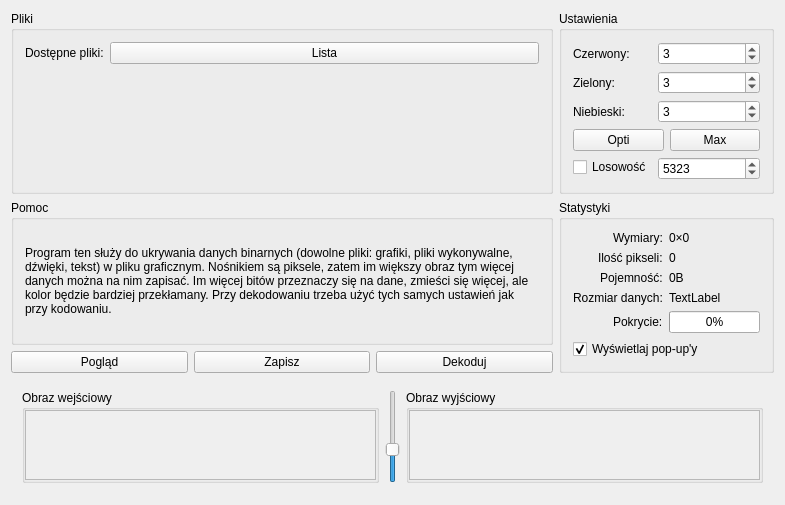
<?xml version="1.0" encoding="UTF-8"?>
<ui version="4.0">
 <class>MainWindow</class>
 <widget class="QMainWindow" name="MainWindow">
  <property name="geometry">
   <rect>
    <x>0</x>
    <y>0</y>
    <width>785</width>
    <height>479</height>
   </rect>
  </property>
  <property name="windowTitle">
   <string>Steganograf</string>
  </property>
  <widget class="QWidget" name="centralWidget">
   <layout class="QGridLayout" name="gridLayout_2">
    <item row="0" column="0">
     <widget class="QGroupBox" name="files_lay">
      <property name="sizePolicy">
       <sizepolicy hsizetype="Expanding" vsizetype="Preferred">
        <horstretch>0</horstretch>
        <verstretch>0</verstretch>
       </sizepolicy>
      </property>
      <property name="title">
       <string>Pliki</string>
      </property>
      <layout class="QFormLayout" name="formLayout_4">
       <property name="fieldGrowthPolicy">
        <enum>QFormLayout::AllNonFixedFieldsGrow</enum>
       </property>
       <property name="labelAlignment">
        <set>Qt::AlignRight|Qt::AlignTrailing|Qt::AlignVCenter</set>
       </property>
       <item row="0" column="0">
        <widget class="QLabel" name="label_9">
         <property name="text">
          <string>Dostępne pliki:</string>
         </property>
        </widget>
       </item>
       <item row="0" column="1">
        <widget class="QPushButton" name="filelist">
         <property name="text">
          <string>Lista</string>
         </property>
        </widget>
       </item>
      </layout>
     </widget>
    </item>
    <item row="0" column="1">
     <widget class="QGroupBox" name="settings">
      <property name="sizePolicy">
       <sizepolicy hsizetype="Minimum" vsizetype="Maximum">
        <horstretch>0</horstretch>
        <verstretch>0</verstretch>
       </sizepolicy>
      </property>
      <property name="title">
       <string>Ustawienia</string>
      </property>
      <layout class="QFormLayout" name="formLayout">
       <property name="fieldGrowthPolicy">
        <enum>QFormLayout::AllNonFixedFieldsGrow</enum>
       </property>
       <item row="0" column="0">
        <widget class="QLabel" name="label">
         <property name="text">
          <string>Czerwony:</string>
         </property>
        </widget>
       </item>
       <item row="0" column="1">
        <widget class="QSpinBox" name="r">
         <property name="maximum">
          <number>8</number>
         </property>
         <property name="value">
          <number>3</number>
         </property>
        </widget>
       </item>
       <item row="1" column="0">
        <widget class="QLabel" name="label_2">
         <property name="text">
          <string>Zielony:</string>
         </property>
        </widget>
       </item>
       <item row="1" column="1">
        <widget class="QSpinBox" name="g">
         <property name="maximum">
          <number>8</number>
         </property>
         <property name="value">
          <number>3</number>
         </property>
        </widget>
       </item>
       <item row="2" column="0">
        <widget class="QLabel" name="label_3">
         <property name="text">
          <string>Niebieski:</string>
         </property>
        </widget>
       </item>
       <item row="2" column="1">
        <widget class="QSpinBox" name="b">
         <property name="maximum">
          <number>8</number>
         </property>
         <property name="value">
          <number>3</number>
         </property>
        </widget>
       </item>
       <item row="3" column="0" colspan="2">
        <layout class="QHBoxLayout" name="horizontalLayout">
         <item>
          <widget class="QPushButton" name="opti">
           <property name="text">
            <string>Opti</string>
           </property>
          </widget>
         </item>
         <item>
          <widget class="QPushButton" name="max">
           <property name="text">
            <string>Max</string>
           </property>
          </widget>
         </item>
        </layout>
       </item>
       <item row="4" column="0">
        <widget class="QCheckBox" name="rand_is">
         <property name="text">
          <string>Losowość</string>
         </property>
        </widget>
       </item>
       <item row="4" column="1">
        <widget class="QSpinBox" name="rand_seed">
         <property name="maximum">
          <number>1000000</number>
         </property>
         <property name="value">
          <number>5323</number>
         </property>
        </widget>
       </item>
      </layout>
     </widget>
    </item>
    <item row="1" column="0">
     <widget class="QGroupBox" name="help">
      <property name="enabled">
       <bool>true</bool>
      </property>
      <property name="sizePolicy">
       <sizepolicy hsizetype="Preferred" vsizetype="Preferred">
        <horstretch>0</horstretch>
        <verstretch>0</verstretch>
       </sizepolicy>
      </property>
      <property name="title">
       <string>Pomoc</string>
      </property>
      <layout class="QGridLayout" name="gridLayout">
       <item row="0" column="0">
        <widget class="QLabel" name="label_8">
         <property name="sizePolicy">
          <sizepolicy hsizetype="Preferred" vsizetype="Preferred">
           <horstretch>0</horstretch>
           <verstretch>0</verstretch>
          </sizepolicy>
         </property>
         <property name="text">
          <string>&lt;html&gt;&lt;head/&gt;&lt;body&gt;&lt;p&gt;Program ten służy do ukrywania danych binarnych (dowolne pliki: grafiki, pliki wykonywalne, dźwięki, tekst) w pliku graficznym. Nośnikiem są piksele, zatem im większy obraz tym więcej danych można na nim zapisać. Im więcej bitów przeznaczy się na dane, zmieści się więcej, ale kolor będzie bardziej przekłamany. Przy dekodowaniu trzeba użyć tych samych ustawień jak przy kodowaniu.&lt;/p&gt;&lt;/body&gt;&lt;/html&gt;</string>
         </property>
         <property name="wordWrap">
          <bool>true</bool>
         </property>
        </widget>
       </item>
      </layout>
     </widget>
    </item>
    <item row="1" column="1" rowspan="2">
     <widget class="QGroupBox" name="stats">
      <property name="sizePolicy">
       <sizepolicy hsizetype="Maximum" vsizetype="Minimum">
        <horstretch>0</horstretch>
        <verstretch>0</verstretch>
       </sizepolicy>
      </property>
      <property name="title">
       <string>Statystyki</string>
      </property>
      <layout class="QFormLayout" name="formLayout_3">
       <property name="fieldGrowthPolicy">
        <enum>QFormLayout::AllNonFixedFieldsGrow</enum>
       </property>
       <property name="labelAlignment">
        <set>Qt::AlignRight|Qt::AlignTrailing|Qt::AlignVCenter</set>
       </property>
       <item row="0" column="0">
        <widget class="QLabel" name="label_4">
         <property name="text">
          <string>Wymiary:</string>
         </property>
        </widget>
       </item>
       <item row="0" column="1">
        <widget class="QLabel" name="resolution">
         <property name="text">
          <string>0×0</string>
         </property>
        </widget>
       </item>
       <item row="1" column="0">
        <widget class="QLabel" name="label_5">
         <property name="text">
          <string>Ilość pikseli:</string>
         </property>
        </widget>
       </item>
       <item row="1" column="1">
        <widget class="QLabel" name="pixels">
         <property name="text">
          <string>0</string>
         </property>
        </widget>
       </item>
       <item row="2" column="0">
        <widget class="QLabel" name="label_6">
         <property name="text">
          <string>Pojemność:</string>
         </property>
        </widget>
       </item>
       <item row="2" column="1">
        <widget class="QLabel" name="capacity">
         <property name="text">
          <string>0B</string>
         </property>
        </widget>
       </item>
       <item row="4" column="0">
        <widget class="QLabel" name="label_7">
         <property name="text">
          <string>Pokrycie:</string>
         </property>
        </widget>
       </item>
       <item row="4" column="1">
        <widget class="QProgressBar" name="fill">
         <property name="value">
          <number>0</number>
         </property>
        </widget>
       </item>
       <item row="5" column="0" colspan="2">
        <widget class="QCheckBox" name="popups">
         <property name="text">
          <string>Wyświetlaj pop-up'y</string>
         </property>
         <property name="checked">
          <bool>true</bool>
         </property>
        </widget>
       </item>
       <item row="3" column="0">
        <widget class="QLabel" name="label_10">
         <property name="text">
          <string>Rozmiar danych:</string>
         </property>
        </widget>
       </item>
       <item row="3" column="1">
        <widget class="QLabel" name="size">
         <property name="text">
          <string>TextLabel</string>
         </property>
        </widget>
       </item>
      </layout>
     </widget>
    </item>
    <item row="2" column="0">
     <layout class="QHBoxLayout" name="buttons">
      <item>
       <widget class="QPushButton" name="previewButton">
        <property name="text">
         <string>Pogląd</string>
        </property>
       </widget>
      </item>
      <item>
       <widget class="QPushButton" name="save">
        <property name="text">
         <string>Zapisz</string>
        </property>
       </widget>
      </item>
      <item>
       <widget class="QPushButton" name="decode">
        <property name="text">
         <string>Dekoduj</string>
        </property>
       </widget>
      </item>
     </layout>
    </item>
    <item row="3" column="0" colspan="2">
     <widget class="QWidget" name="preview" native="true">
      <property name="sizePolicy">
       <sizepolicy hsizetype="Minimum" vsizetype="Expanding">
        <horstretch>0</horstretch>
        <verstretch>0</verstretch>
       </sizepolicy>
      </property>
      <layout class="QHBoxLayout" name="horizontalLayout_2" stretch="1,0,1">
       <item>
        <widget class="QGroupBox" name="in">
         <property name="sizePolicy">
          <sizepolicy hsizetype="Preferred" vsizetype="Expanding">
           <horstretch>0</horstretch>
           <verstretch>0</verstretch>
          </sizepolicy>
         </property>
         <property name="title">
          <string>Obraz wejściowy</string>
         </property>
         <layout class="QGridLayout" name="gridLayout_3">
          <property name="leftMargin">
           <number>0</number>
          </property>
          <property name="topMargin">
           <number>0</number>
          </property>
          <property name="rightMargin">
           <number>0</number>
          </property>
          <property name="bottomMargin">
           <number>0</number>
          </property>
          <item row="0" column="0">
           <widget class="QScrollArea" name="scroll1">
            <property name="sizePolicy">
             <sizepolicy hsizetype="Preferred" vsizetype="Expanding">
              <horstretch>0</horstretch>
              <verstretch>0</verstretch>
             </sizepolicy>
            </property>
            <property name="widgetResizable">
             <bool>true</bool>
            </property>
            <widget class="QWidget" name="scrollAreaWidgetContents">
             <property name="geometry">
              <rect>
               <x>0</x>
               <y>0</y>
               <width>358</width>
               <height>84</height>
              </rect>
             </property>
             <layout class="QVBoxLayout" name="verticalLayout_3">
              <property name="leftMargin">
               <number>0</number>
              </property>
              <property name="topMargin">
               <number>0</number>
              </property>
              <property name="rightMargin">
               <number>0</number>
              </property>
              <property name="bottomMargin">
               <number>0</number>
              </property>
              <item>
               <widget class="QLabel" name="imgIn">
                <property name="text">
                 <string/>
                </property>
               </widget>
              </item>
             </layout>
            </widget>
           </widget>
          </item>
         </layout>
        </widget>
       </item>
       <item>
        <widget class="QSlider" name="zoom">
         <property name="minimum">
          <number>1</number>
         </property>
         <property name="maximum">
          <number>4</number>
         </property>
         <property name="pageStep">
          <number>2</number>
         </property>
         <property name="value">
          <number>2</number>
         </property>
         <property name="tracking">
          <bool>true</bool>
         </property>
         <property name="orientation">
          <enum>Qt::Vertical</enum>
         </property>
        </widget>
       </item>
       <item>
        <widget class="QGroupBox" name="out">
         <property name="sizePolicy">
          <sizepolicy hsizetype="Preferred" vsizetype="Expanding">
           <horstretch>0</horstretch>
           <verstretch>0</verstretch>
          </sizepolicy>
         </property>
         <property name="title">
          <string>Obraz wyjściowy</string>
         </property>
         <layout class="QGridLayout" name="gridLayout_4">
          <property name="leftMargin">
           <number>0</number>
          </property>
          <property name="topMargin">
           <number>0</number>
          </property>
          <property name="rightMargin">
           <number>0</number>
          </property>
          <property name="bottomMargin">
           <number>0</number>
          </property>
          <item row="0" column="0">
           <widget class="QScrollArea" name="scroll2">
            <property name="sizePolicy">
             <sizepolicy hsizetype="Preferred" vsizetype="Expanding">
              <horstretch>0</horstretch>
              <verstretch>0</verstretch>
             </sizepolicy>
            </property>
            <property name="widgetResizable">
             <bool>true</bool>
            </property>
            <widget class="QWidget" name="scrollAreaWidgetContents_2">
             <property name="geometry">
              <rect>
               <x>0</x>
               <y>0</y>
               <width>358</width>
               <height>84</height>
              </rect>
             </property>
             <layout class="QVBoxLayout" name="verticalLayout_4">
              <property name="leftMargin">
               <number>0</number>
              </property>
              <property name="topMargin">
               <number>0</number>
              </property>
              <property name="rightMargin">
               <number>0</number>
              </property>
              <property name="bottomMargin">
               <number>0</number>
              </property>
              <item>
               <widget class="QLabel" name="imgOut">
                <property name="text">
                 <string/>
                </property>
               </widget>
              </item>
             </layout>
            </widget>
           </widget>
          </item>
         </layout>
        </widget>
       </item>
      </layout>
     </widget>
    </item>
   </layout>
  </widget>
 </widget>
 <layoutdefault spacing="6" margin="11"/>
 <resources/>
 <connections/>
</ui>
